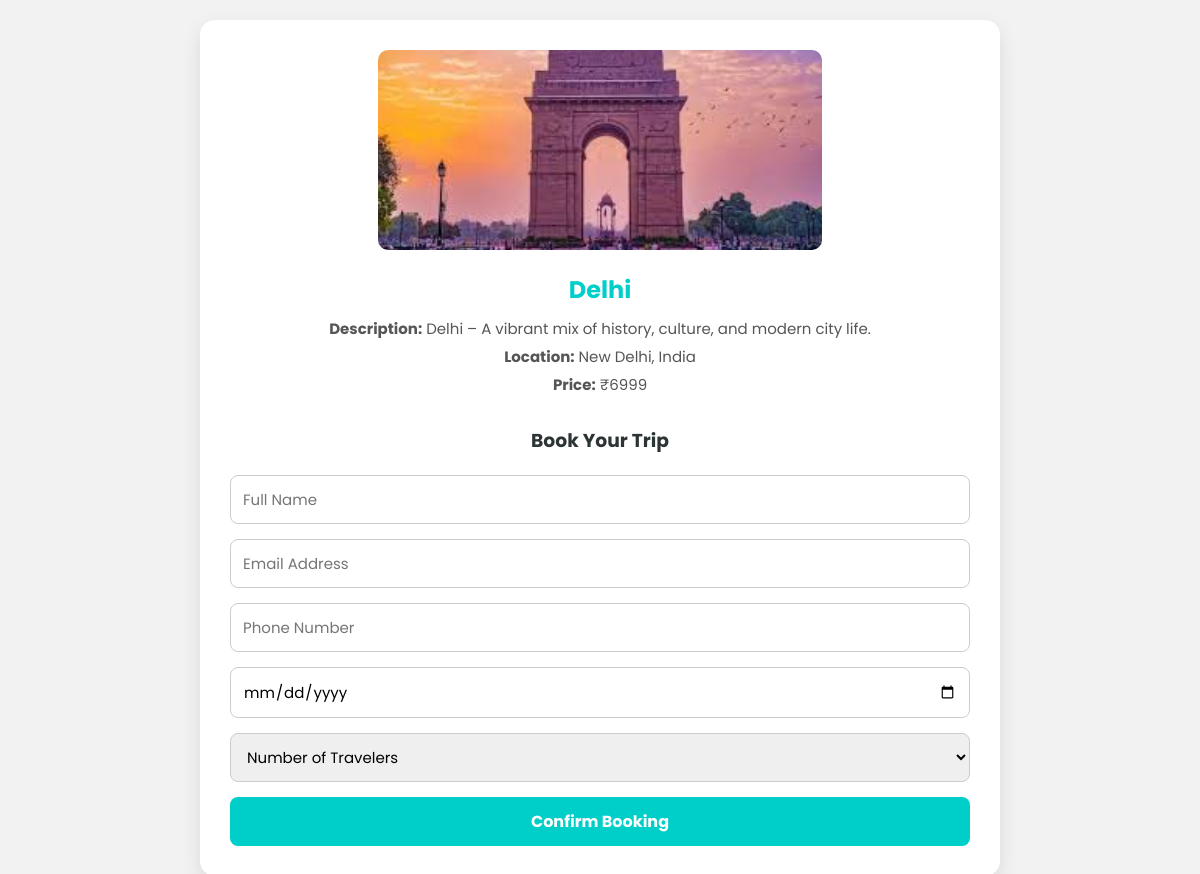
The app's page /frontend/book_destination.php?dest_id=14 (signed in) with its own data.
### tables this page shows
CREATE TABLE `destinations` (
  `dest_id` int(5) NOT NULL,
  `dest_name` text NOT NULL,
  `dest_description` varchar(200) NOT NULL,
  `dest_image` varchar(200) NOT NULL,
  `dest_location` varchar(200) NOT NULL,
  `dest_price` decimal(10,0) NOT NULL
);

### frontend/book_destination.php (the view, shortened to what this page needs)
<?php
include '../backend/connection.php';
if (isset($_GET['dest_id'])) {
    $dest_id = $_GET['dest_id'];
    $query = "SELECT * FROM destinations WHERE dest_id = $dest_id";
    $result = mysqli_query($conn, $query);
    if ($result && mysqli_num_rows($result) > 0) {
        $destination = mysqli_fetch_assoc($result);
    } else {
        echo "Destination not found!";
        exit;
    }
} else {
    echo "Invalid request!";
    exit;
}
?>
<!DOCTYPE html>
<html lang="en">
<head>
  <link rel="stylesheet" href="styles.css">
</head>
<body>
  <div class="booking-container">
    <div class="destination-details">
      <img src="../admin/uploads/<?= $destination['dest_image'] ?>" alt="<?= $destination['dest_name'] ?>">
      <h2><?= $destination['dest_name'] ?></h2>
      <p><strong>Description:</strong> <?= $destination['dest_description'] ?></p>
      <p><strong>Location:</strong> <?= $destination['dest_location'] ?></p>
      <p><strong>Price:</strong> ₹<?= $destination['dest_price'] ?></p>
    </div>
    <h3>Book Your Trip</h3>
    <form action="submit_booking.php" method="POST">
      <input type="text" name="full_name" placeholder="Full Name" required>
      <input type="email" name="email" placeholder="Email Address" required>
      <input type="text" name="phone" placeholder="Phone Number" required>
      <input type="date" name="travel_date" required>
      <select name="travelers" required>
        <option value="">Number of Travelers</option>
      </select>
      <button type="submit" name="submit">Confirm Booking</button>
    </form>
  </div>
</body>
</html>

### frontend/styles.css (style rules this page uses)
* { margin: 0; padding: 0; box-sizing: border-box; font-family: 'Poppins', sans-serif; }
button { border: none; background: rgba(0, 206, 199); padding: 12px 30px; border-radius: 30px; color: white; font-weight: bold; font-size: 15px; transition: transform 0.3s, background-color 0.3s; }

### frontend/book_destination.php (style rules this page uses)
body { font-family: 'Poppins', sans-serif; padding: 20px; background-color: #f2f2f2; }
.booking-container { max-width: 800px; margin: 0 auto; background: #fff; padding: 30px; border-radius: 15px; box-shadow: 0 8px 20px rgba(0, 0, 0, 0.1); }
.destination-details { text-align: center; margin-bottom: 30px; }
.destination-details img { width: 60%; max-height: 200px; object-fit: cover; border-radius: 10px; margin-bottom: 15px; }
.destination-details h2 { color: #00cec9; margin-bottom: 10px; }
.destination-details p { color: #555; font-size: 15px; margin: 5px 0; }
h3 { text-align: center; margin-bottom: 20px; color: #2d3436; }
form { display: flex; flex-direction: column; gap: 15px; }
input, select { padding: 12px; border: 1px solid #ccc; border-radius: 8px; font-size: 15px; }
button { padding: 12px; background-color: #00cec9; color: #fff; border: none; border-radius: 8px; font-size: 16px; font-weight: bold; cursor: pointer; transition: background-color 0.3s; }

### records on screen
destinations: dest_image (picture), dest_name "Delhi", dest_description "Delhi – A vibrant mix of history, culture, and modern city life.", dest_location "New Delhi, India", dest_price "6999"
